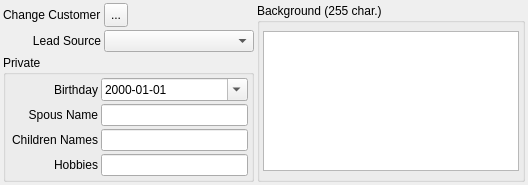
     <widget class="QWidget" name="tab_3">
      <attribute name="title">
       <string>Sales</string>
      </attribute>
      <layout class="QGridLayout" name="gridLayout_11">
       <property name="leftMargin">
        <number>3</number>
       </property>
       <property name="topMargin">
        <number>3</number>
       </property>
       <property name="rightMargin">
        <number>3</number>
       </property>
       <property name="bottomMargin">
        <number>3</number>
       </property>
       <property name="spacing">
        <number>3</number>
       </property>
       <item row="0" column="0">
        <layout class="QFormLayout" name="formLayout">
         <property name="labelAlignment">
          <set>Qt::AlignRight|Qt::AlignTrailing|Qt::AlignVCenter</set>
         </property>
         <property name="horizontalSpacing">
          <number>3</number>
         </property>
         <property name="verticalSpacing">
          <number>3</number>
         </property>
         <item row="0" column="0">
          <widget class="QLabel" name="label_17">
           <property name="text">
            <string>Change Customer</string>
           </property>
          </widget>
         </item>
         <item row="1" column="0">
          <widget class="QLabel" name="label_5">
           <property name="text">
            <string>Lead Source</string>
           </property>
           <property name="alignment">
            <set>Qt::AlignRight|Qt::AlignTrailing|Qt::AlignVCenter</set>
           </property>
          </widget>
         </item>
         <item row="1" column="1">
          <widget class="QComboBox" name="cbLeadSource">
           <property name="minimumSize">
            <size>
             <width>150</width>
             <height>0</height>
            </size>
           </property>
           <property name="maximumSize">
            <size>
             <width>150</width>
             <height>16777215</height>
            </size>
           </property>
          </widget>
         </item>
         <item row="0" column="1">
          <widget class="QToolButton" name="pbSelectCustomer">
           <property name="minimumSize">
            <size>
             <width>24</width>
             <height>24</height>
            </size>
           </property>
           <property name="maximumSize">
            <size>
             <width>24</width>
             <height>24</height>
            </size>
           </property>
           <property name="text">
            <string>...</string>
           </property>
          </widget>
         </item>
        </layout>
       </item>
       <item row="0" column="1" rowspan="2">
        <widget class="QGroupBox" name="groupBox_2">
         <property name="title">
          <string>Background (255 char.)</string>
         </property>
         <layout class="QGridLayout" name="gridLayout_10">
          <property name="leftMargin">
           <number>3</number>
          </property>
          <property name="topMargin">
           <number>3</number>
          </property>
          <property name="rightMargin">
           <number>3</number>
          </property>
          <property name="bottomMargin">
           <number>3</number>
          </property>
          <property name="spacing">
           <number>3</number>
          </property>
          <item row="0" column="0">
           <widget class="QPlainTextEdit" name="pteBackground">
            <property name="sizePolicy">
             <sizepolicy hsizetype="Expanding" vsizetype="Fixed">
              <horstretch>0</horstretch>
              <verstretch>0</verstretch>
             </sizepolicy>
            </property>
            <property name="maximumSize">
             <size>
              <width>16777215</width>
              <height>140</height>
             </size>
            </property>
           </widget>
          </item>
         </layout>
        </widget>
       </item>
       <item row="1" column="0">
        <widget class="QGroupBox" name="groupBox">
         <property name="title">
          <string>Private</string>
         </property>
         <layout class="QGridLayout" name="gridLayout_9">
          <property name="leftMargin">
           <number>6</number>
          </property>
          <property name="topMargin">
           <number>3</number>
          </property>
          <property name="rightMargin">
           <number>3</number>
          </property>
          <property name="bottomMargin">
           <number>3</number>
          </property>
          <property name="spacing">
           <number>3</number>
          </property>
          <item row="0" column="0">
           <widget class="QLabel" name="label_13">
            <property name="text">
             <string>Birthday</string>
            </property>
            <property name="alignment">
             <set>Qt::AlignRight|Qt::AlignTrailing|Qt::AlignVCenter</set>
            </property>
           </widget>
          </item>
          <item row="0" column="1">
           <widget class="QDateEdit" name="dteBirthday">
            <property name="displayFormat">
             <string>yyyy-MM-dd</string>
            </property>
            <property name="calendarPopup">
             <bool>true</bool>
            </property>
           </widget>
          </item>
          <item row="1" column="0">
           <widget class="QLabel" name="label_14">
            <property name="text">
             <string>Spous Name</string>
            </property>
            <property name="alignment">
             <set>Qt::AlignRight|Qt::AlignTrailing|Qt::AlignVCenter</set>
            </property>
           </widget>
          </item>
          <item row="1" column="1">
           <widget class="QLineEdit" name="leSpousName"/>
          </item>
          <item row="2" column="0">
           <widget class="QLabel" name="label_15">
            <property name="text">
             <string>Children Names</string>
            </property>
            <property name="alignment">
             <set>Qt::AlignRight|Qt::AlignTrailing|Qt::AlignVCenter</set>
            </property>
           </widget>
          </item>
          <item row="2" column="1">
           <widget class="QLineEdit" name="leChildrenNames"/>
          </item>
          <item row="3" column="0">
           <widget class="QLabel" name="label_16">
            <property name="text">
             <string>Hobbies</string>
            </property>
            <property name="alignment">
             <set>Qt::AlignRight|Qt::AlignTrailing|Qt::AlignVCenter</set>
            </property>
           </widget>
          </item>
          <item row="3" column="1">
           <widget class="QLineEdit" name="leHobbies"/>
          </item>
         </layout>
        </widget>
       </item>
      </layout>
     </widget>
